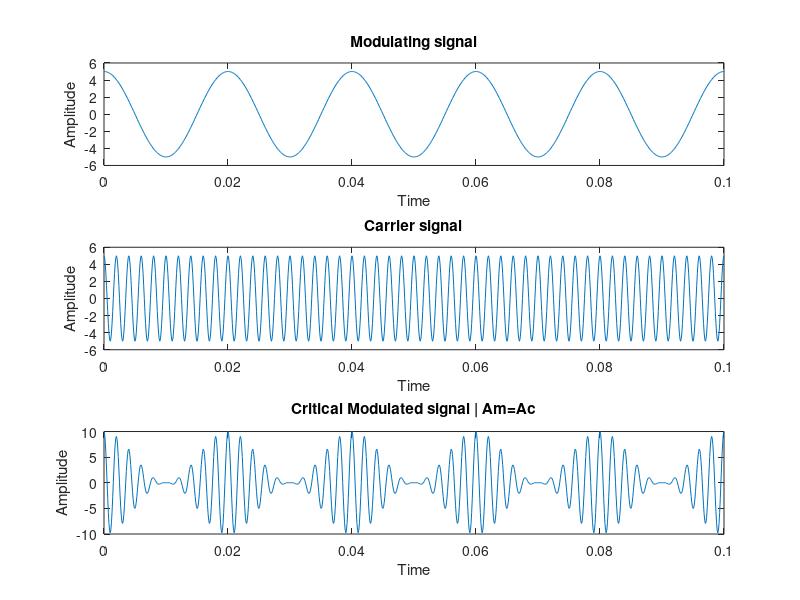
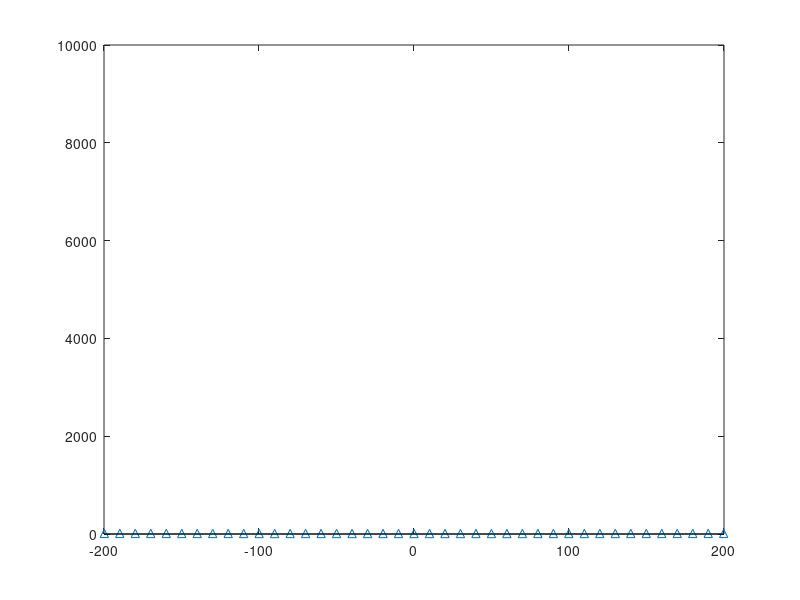

Reproduce these figures in MATLAB, in order.
clc;
clear;
close all;
fm=50;
fc=500;
fs=10000;
Am=input('Enter amplitude of message signal = ');
Ac=input('Enter amplitude of carrier signal = ');
t=0:(1/fs):(5/fm);
Ms=Am*cos(2*pi*fm*t);
figure(1)
subplot(311)
    plot(t,Ms)
    xlabel('Time');
    ylabel('Amplitude');
    title('Modulating signal');
Cs=Ac*cos(2*pi*fc*t);
subplot(312)
    plot(t,Cs)
    xlabel('Time');
    ylabel('Amplitude');
    title('Carrier signal');
M=Am/Ac;
MC=Ac*(1+(M*cos(2*pi*fm*t))).*cos(2*pi*fc*t);
subplot(313)
    plot(t,MC)
    xlabel('Time');
    ylabel('Amplitude');
    if M<1
    title('Under Modulated signal | Am<Ac');
    elseif M==1
    title('Critical Modulated signal | Am=Ac');
    else 
    title('Over Modulated signal | Am>Ac');
    end
figure(2)
N=length(MC);
mfft=abs(fft(MC,N));
f=((-(N- 1)/2):(N-1)/2)*(fs/N);
SP=fftshift(mfft);
figure(2)
stem(f,SP,'^');
axis([-200 200 0 10000])
